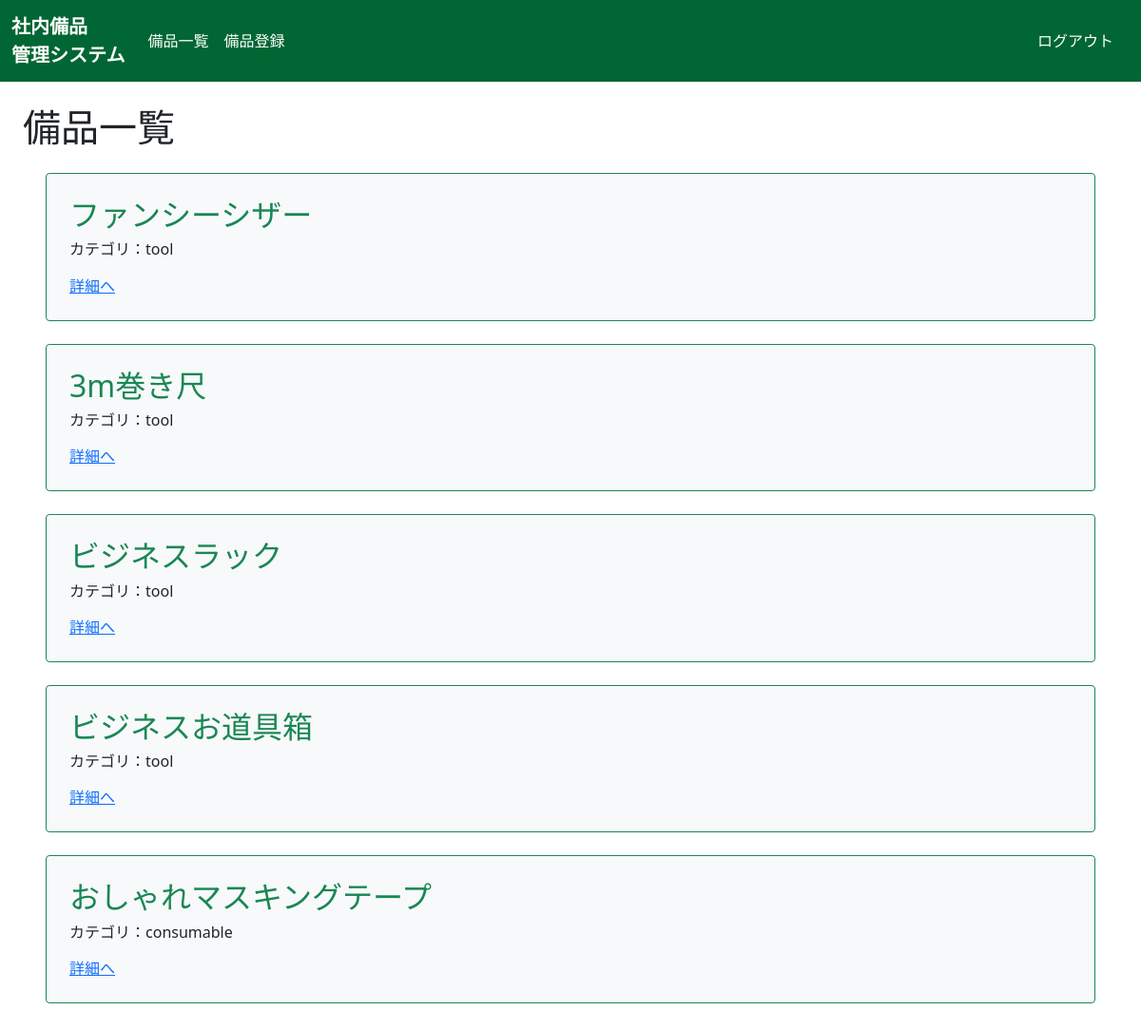
Screenshot of /supplies/ (signed in) with the database file from the repository.
### supplies/models.py (models this page shows, shortened)
class Supplies(models.Model):
    title = models.CharField(max_length=100)
    description = models.TextField()
    thumbnail = models.ImageField(null=True, blank=True)
    category = models.CharField(
        max_length=100,
        choices = CATEGORY
    )
    user = models.ForeignKey('auth.User', on_delete=models.CASCADE)

### supplies/views.py (the view)
# urls.py: path('supplies/', views.ListSuppliesView.as_view(), name='list-supplies'),
class ListSuppliesView(LoginRequiredMixin,ListView): # 確認済み
    model = Supplies
    template_name = 'supplies/list.html'

### supplies/templates/supplies/list.html (shortened to what this page needs)
{% extends 'base.html' %}
{% block h1 %} 備品一覧 {% endblock %}
{% block content %}
{% for item in object_list %}
<div class="p-4 m-4 bg-light border border-success rounded">
    <h2 class="text-success">{{ item.title }}</h2>
    <h6>カテゴリ：{{ item.category }}</h6>
    <div class="mt-3">
        <a href="{% url 'detail-supplies' item.pk %}">詳細へ</a>
    </div>
</div>
{% endfor %}
{% endblock content %}

### rows the page displays
Supplies: title "ファンシーシザー", category "tool"
Supplies: title "3m巻き尺", category "tool"
Supplies: title "ビジネスラック", category "tool"
Supplies: title "ビジネスお道具箱", category "tool"
Supplies: title "おしゃれマスキングテープ", category "consumable"
